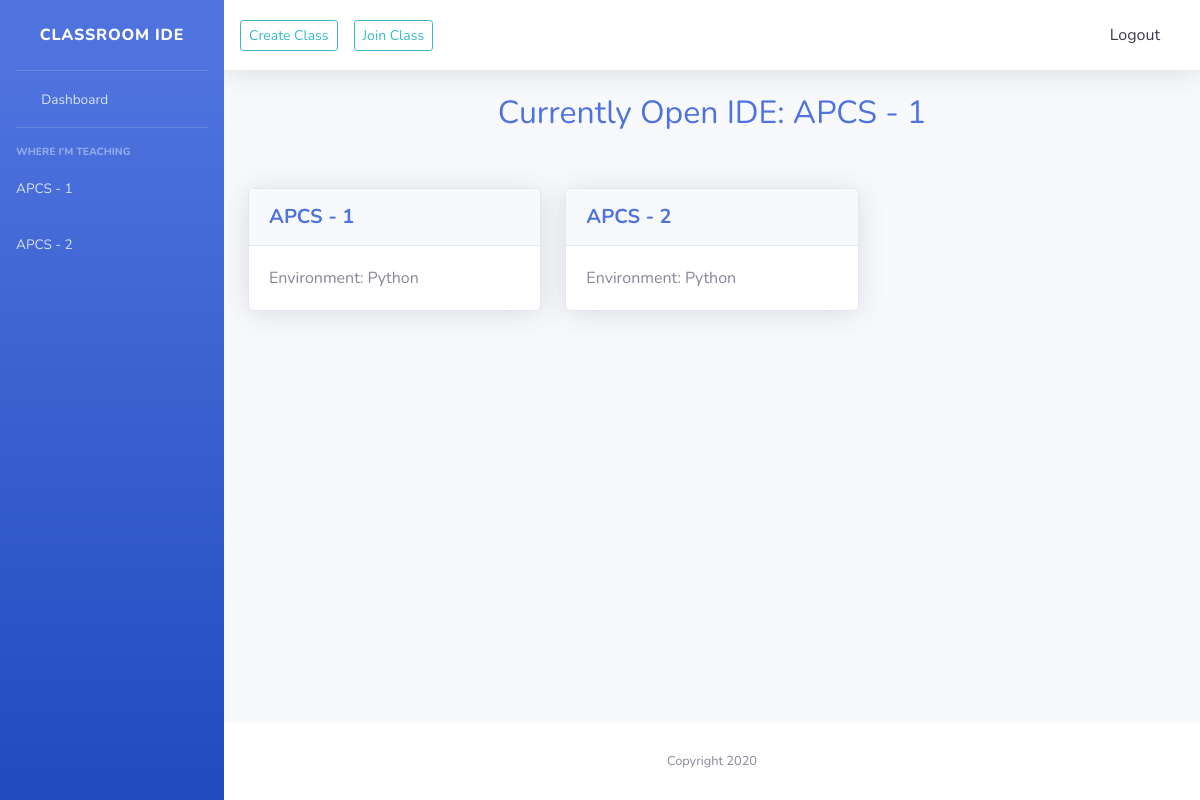
The app's page / (signed in) with its own data.
### classroom/models.py (models this page shows, shortened)
class Classroom(models.Model):
    classroom_code = models.CharField(max_length=6, blank=True, null=True)
    classroom_name = models.CharField(max_length=100)
    description = models.TextField()
    JAVA, PYTHON, CPP = "J", "P", "C"
    env = models.CharField(max_length=1, choices=[(JAVA, "Java"), (PYTHON, "Python3"), (CPP, "C++")])
    teacher_code = models.CharField(max_length=50)

### classroom/views.py (the view)
# urls.py: path('', views.home, name='home'),
def home(request):
    context = {}
    if not request.user.is_authenticated:
        return HttpResponseRedirect(reverse('login'))
    if FSUser.objects.get(user=request.user).current_port is not None:
        context['current_ide_url'] = "http://localhost:{}".format(FSUser.objects.get(user=request.user).current_port)
        context['current_ide_class'] = Classroom.objects.get(classroom_code=FSUser.objects.get(user=request.user).current_class_ide).classroom_name
    context['classes_teaching'] = FSUser.objects.get(user=request.user).teacher_of.all()
    context['classes_learning'] = FSUser.objects.get(user=request.user).student_of.all()
    return render(request, 'index.html', context)

### templates/index.html (shortened to what this page needs)
{% extends "base.html" %}
{% block content %}
<div class="container-fluid">
    {% if current_ide_url %}
        <div class="row mb-5">
            <h2 class="ml-auto mr-auto">
                <a href="{{ current_ide_url }}" target="_blank"> Currently Open IDE: {{ current_ide_class }} </a>
            </h2>
        </div>
    {% endif %}
    <div class="row">
        {% for class in classes_teaching %}
        <div class="col-md-4 col-sm-6">
            <div class="card shadow mb-4">
                <div class="card-header py-3">
                  <h5 class="m-0 font-weight-bold text-primary">
                      <a href="{% url 'class_info' class_id=class.id %}" >{{class.classroom_name}} </a>
                  </h5>
                </div>
                <div class="card-body">
                  Environment: {% if class.env == "C" %} C++ {% elif class.env == "J" %} Java {% else %} Python {% endif %}
                </div>
              </div>
        </div>
        {% endfor %}
    </div>
</div>
{% endblock %}

### templates/base.html (shortened to what this page needs)
{% load static %}
<!DOCTYPE html>
<html lang="en">
<head>
  <link href="{% static "vendor/fontawesome-free/css/all.min.css" %}" rel="stylesheet" type="text/css">
  <link href="{% static "css/sb-admin-2.min.css" %}" rel="stylesheet">
</head>
<body id="page-top">
  <div id="wrapper">
    <ul class="navbar-nav bg-gradient-primary sidebar sidebar-dark accordion" id="accordionSidebar">
      <a class="sidebar-brand d-flex align-items-center justify-content-center" href="/">
        <div class="sidebar-brand-text mx-3">Classroom IDE</div>
      </a>
      <hr class="sidebar-divider my-0">
      <li class="nav-item">
        <a class="nav-link" href="/">
          <i class="fas fa-fw fa-tachometer-alt"></i>
          <span>Dashboard</span></a>
      </li>
    {% if classes_teaching|length != 0 %}
      <hr class="sidebar-divider">
      <div class="sidebar-heading">
        Where I'm Teaching
      </div>
      {% for i in classes_teaching %}
        <li class="nav-item">
            <a class="nav-link" href="/class/{{ i.id }}">
              <span>{{ i.classroom_name }}</span>
            </a>
        </li>
      {% endfor %}
    {% endif %}
    </ul>
    <div id="content-wrapper" class="d-flex flex-column">
      <div id="content">
        <nav class="navbar navbar-expand navbar-light bg-white topbar mb-4 static-top shadow">
                          <a href="#" data-toggle="modal" data-target="#createModal" class="mr-3 btn btn-outline-info btn-sm">
                  Create Class
              </a>
              <a href="#" data-toggle="modal" data-target="#joinModal" class="btn btn-outline-info btn-sm">
                  Join Class
              </a>
          <ul class="navbar-nav ml-auto">
            <a class="dropdown-item  mt-auto mb-auto" href="#" data-toggle="modal" data-target="#logoutModal">
                  <i class="fas fa-sign-out-alt fa-sm fa-fw mr-2 text-gray-400"></i>
                  Logout
                </a>
          </ul>
        </nav>
        {% block content %} {% endblock %}
      </div>
      <footer class="sticky-footer bg-white">
        <div class="container my-auto">
          <div class="copyright text-center my-auto">
            <span>Copyright 2020</span>
          </div>
        </div>
      </footer>
    </div>
  </div>
</body>
</html>

### records on screen
Classroom: classroom_name "APCS - 1", env "Python"
Classroom: classroom_name "APCS - 2", env "Python"
